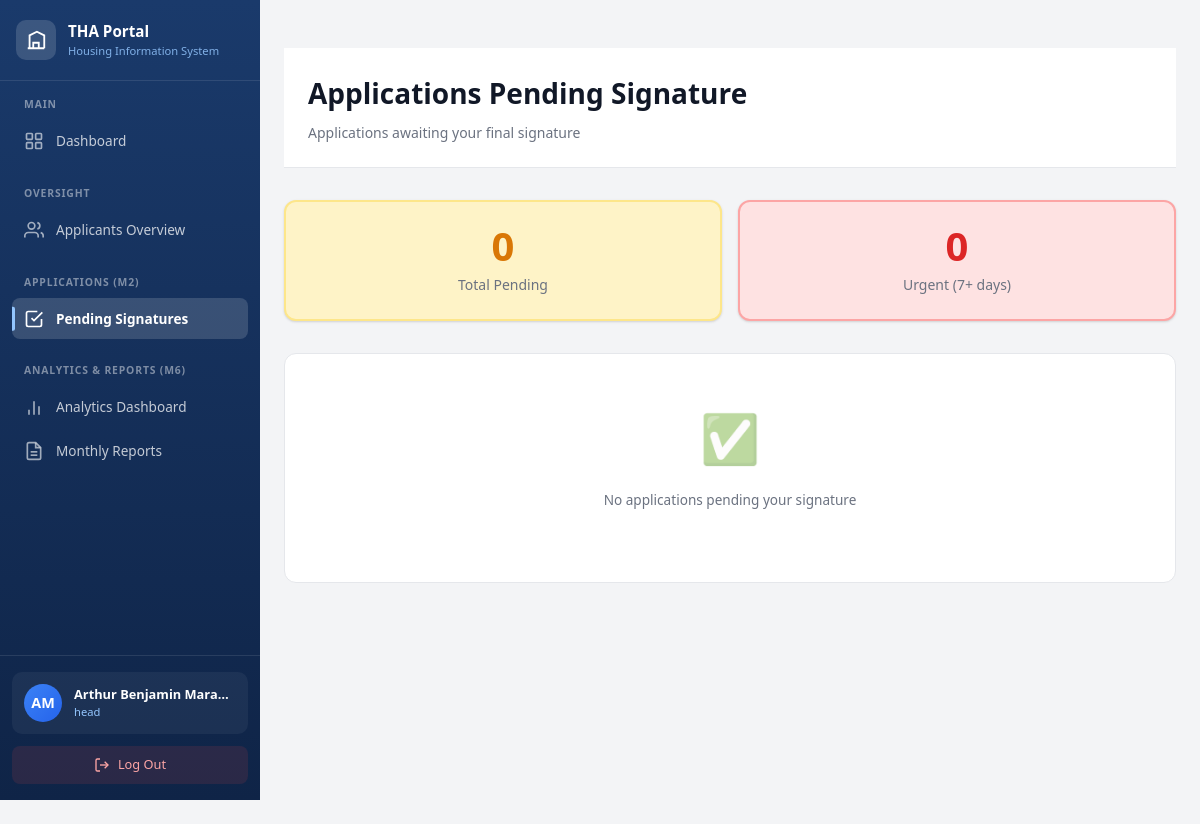
Page /head/applications/pending/ (signed in) on the committed database.
### accounts/models.py (models this page shows, shortened)
class User(AbstractUser):
    POSITION_CHOICES = [
        ('head', 'First Member — Head'),
        ('oic', 'OIC-THA (Officer-in-Charge)'),
        ('second_member', 'Second Member'),
        ('fourth_member', 'Fourth Member'),
        ('fifth_member', 'Fifth Member'),
        ('caretaker', 'Caretaker'),
        ('ronda', 'Ronda (Field Personnel)'),
        ('field', 'Field Personnel'),
    ]
    position = models.CharField(
        max_length=50,
        choices=POSITION_CHOICES,
        blank=True,
        help_text="Staff position in THA organizational structure"
    )
    phone = models.CharField(
        max_length=20,
        blank=True,
        help_text="Contact phone number"
    )
    class Meta:
        verbose_name = 'Staff User'
        verbose_name_plural = 'Staff Users'

### accounts/views.py (the view, shortened to what this page needs)
# urls.py: path('head/applications/pending/', views.head_pending_signature, name='head_pending_sig'),
@login_required
def head_pending_signature(request):
    if request.user.position != 'head':
        messages.error(request, 'Access denied. This view is for the Head position only.')
        return redirect('accounts:dashboard')
    pending_applications = Application.objects.filter(
        status='head_signed'
    ).select_related('applicant', 'form_generated_by').prefetch_related('routing_steps').order_by('created_at')
    pending_apps_list = []
    pending_apps_list.sort(key=lambda x: x['days_pending'], reverse=True)
    total_pending = len(pending_apps_list)
    urgent_count = len([app for app in pending_apps_list if app['days_pending'] >= 7])
    context = {
        'page_title': 'Applications Pending Head Signature',
        'user_position': request.user.position,
        'pending_applications': pending_apps_list,
        'total_pending': total_pending,
        'urgent_count': urgent_count
    }
    return render(request, 'accounts/head/pending_signature.html', context)

### templates/accounts/head/pending_signature.html (shortened to what this page needs)
{% extends 'head_base.html' %}
{% load static %}
{% block nav_head_pending_sig %}active{% endblock %}
{% block content %}
<div class="pending-container">
    <div class="page-header">
        <h1 class="page-title">Applications Pending Signature</h1>
        <p class="page-subtitle">Applications awaiting your final signature</p>
    </div>
    <div class="stats-grid">
        <div class="stat-card warning scroll-animate-scale scroll-delay-1">
            <div class="stat-value amber">{{ total_pending }}</div>
            <div class="stat-label">Total Pending</div>
        </div>
        <div class="stat-card danger scroll-animate-scale scroll-delay-2">
            <div class="stat-value red">{{ urgent_count }}</div>
            <div class="stat-label">Urgent (7+ days)</div>
        </div>
    </div>
    <div class="applications-list">
        {% for app in pending_applications %}
        <div class="application-item {% if app.days_pending >= 7 %}urgent{% elif app.days_pending >= 3 %}warning{% endif %} scroll-animate-left">
            <div class="application-content">
                <div class="application-meta">
                    <span class="application-number">{{ app.application_number }}</span>
                    <span class="badge badge-info">Awaiting Signature</span>
                    {% if app.days_pending >= 7 %}
                        <span class="badge badge-danger">🔴 URGENT</span>
                    {% elif app.days_pending >= 3 %}
                        <span class="badge badge-warning">🟡 PENDING</span>
                    {% endif %}
                </div>
                <p class="application-name">{{ app.applicant_name }}</p>
                <div class="application-details">
                    <span>📅 Received: {{ app.received_date|date:"M d, Y" }}</span>
                    <span>
                        ⏱️ Days Pending:
                        <strong class="{% if app.days_pending >= 7 %}days-pending-urgent{% elif app.days_pending >= 3 %}days-pending-warning{% endif %}">
                            {{ app.days_pending }}
                        </strong>
                    </span>
                    <span>👤 Received by: {{ app.received_by }}</span>
                </div>
            </div>
            <div class="button-group">
                <button class="btn-review">Review & Sign</button>
            </div>
        </div>
        {% empty %}
        <div class="empty-state">
            <div class="empty-state-icon">✅</div>
            <p class="empty-state-text">No applications pending your signature</p>
        </div>
        {% endfor %}
    </div>
</div>
{% endblock %}

### templates/head_base.html (shortened to what this page needs)
{% load static %}
<!DOCTYPE html>
<html lang="en">
<head>
    <link rel="stylesheet" href="{% static 'css/dashboard.css' %}">
</head>
<body>
    <aside class="sidebar" id="sidebar">
        <div class="sidebar-header">
            <div class="sidebar-logo">
                <div class="logo-circle">
                    <svg class="logo-icon" viewBox="0 0 24 24" fill="none" stroke="currentColor" stroke-width="2">
                        <path d="M3 21h18M5 21V7l8-4 8 4v14M9 21v-6h6v6"/>
                    </svg>
                </div>
                <div class="logo-text">
                    <div class="logo-title">THA Portal</div>
                    <div class="logo-subtitle">Housing Information System</div>
                </div>
            </div>
        </div>
        <nav class="sidebar-nav">
            <div class="nav-section">
                <div class="nav-section-title">Main</div>
                <a href="{% url 'accounts:dashboard' %}" class="nav-link {% block nav_dashboard %}{% endblock %}">
                    <svg class="nav-icon" viewBox="0 0 24 24" fill="none" stroke="currentColor" stroke-width="2">
                        <rect x="3" y="3" width="7" height="7" rx="1"/>
                        <rect x="14" y="3" width="7" height="7" rx="1"/>
                        <rect x="14" y="14" width="7" height="7" rx="1"/>
                        <rect x="3" y="14" width="7" height="7" rx="1"/>
                    </svg>
                    <span>Dashboard</span>
                </a>
            </div>
            <div class="nav-section">
                <div class="nav-section-title">Oversight</div>
                <a href="{% url 'accounts:head_applicants' %}" class="nav-link {% block nav_head_applicants %}{% endblock %}">
                    <svg class="nav-icon" viewBox="0 0 24 24" fill="none" stroke="currentColor" stroke-width="2">
                        <path d="M17 21v-2a4 4 0 0 0-4-4H5a4 4 0 0 0-4 4v2"/>
                        <circle cx="9" cy="7" r="4"/>
                        <path d="M23 21v-2a4 4 0 0 0-3-3.87M16 3.13a4 4 0 0 1 0 7.75"/>
                    </svg>
                    <span>Applicants Overview</span>
                </a>
            </div>
            <div class="nav-section">
                <div class="nav-section-title">Applications (M2)</div>
                <a href="{% url 'accounts:head_pending_sig' %}" class="nav-link {% block nav_head_pending_sig %}{% endblock %}">
                    <svg class="nav-icon" viewBox="0 0 24 24" fill="none" stroke="currentColor" stroke-width="2">
                        <path d="M9 11l3 3L22 4"/>
                        <path d="M21 12v7a2 2 0 0 1-2 2H5a2 2 0 0 1-2-2V5a2 2 0 0 1 2-2h11"/>
                    </svg>
                    <span>Pending Signatures</span>
                </a>
            </div>
            <div class="nav-section">
                <div class="nav-section-title">Analytics & Reports (M6)</div>
                <a href="{% url 'accounts:head_analytics' %}" class="nav-link {% block nav_head_analytics %}{% endblock %}">
                    <svg class="nav-icon" viewBox="0 0 24 24" fill="none" stroke="currentColor" stroke-width="2">
                        <line x1="18" y1="20" x2="18" y2="10"/>
                        <line x1="12" y1="20" x2="12" y2="4"/>
                        <line x1="6" y1="20" x2="6" y2="14"/>
                    </svg>
                    <span>Analytics Dashboard</span>
                </a>
                <a href="{% url 'accounts:head_reports' %}" class="nav-link {% block nav_head_reports %}{% endblock %}">
                    <svg class="nav-icon" viewBox="0 0 24 24" fill="none" stroke="currentColor" stroke-width="2">
                        <path d="M14 2H6a2 2 0 0 0-2 2v16a2 2 0 0 0 2 2h12a2 2 0 0 0 2-2V8z"/>
                        <polyline points="14 2 14 8 20 8"/>
                        <line x1="16" y1="13" x2="8" y2="13"/>
                        <line x1="16" y1="17" x2="8" y2="17"/>
                    </svg>
                    <span>Monthly Reports</span>
                </a>
            </div>
        </nav>
        <div class="sidebar-footer">
            <div class="user-info">
                <div class="user-avatar">
                    {% if user.first_name %}
                        {{ user.first_name|first }}{{ user.last_name|first }}
                    {% else %}
                        {{ user.username|first|upper }}
                    {% endif %}
                </div>
                <div class="user-details">
                    <div class="user-name">{{ user.get_full_name|default:user.username }}</div>
                    <div class="user-role">{{ user.position|default:"Staff" }}</div>
                </div>
            </div>
            <a href="{% url 'accounts:logout' %}" class="logout-btn">
                <svg viewBox="0 0 24 24" fill="none" stroke="currentColor" stroke-width="2">
                    <path d="M9 21H5a2 2 0 0 1-2-2V5a2 2 0 0 1 2-2h4"/>
                    <polyline points="16 17 21 12 16 7"/>
                    <line x1="21" y1="12" x2="9" y2="12"/>
                </svg>
                <span>Log Out</span>
            </a>
        </div>
    </aside>
    <button class="mobile-menu-toggle" id="mobileMenuToggle" aria-label="Toggle menu">
    </button>
    <main class="main-content">
        {% block content %}{% endblock %}
    </main>
</body>
</html>

### templates/accounts/head/pending_signature.html (style rules this page uses)
.pending-container { padding: 1.5rem; max-width: 100%; }
.page-header { background: white; border-bottom: 1px solid #e5e7eb; padding: 1.5rem; margin-bottom: 2rem; }
.page-title { margin: 0 0 0.5rem; font-size: 1.75rem; font-weight: 700; color: #111827; }
.page-subtitle { margin: 0; font-size: 0.875rem; color: #6b7280; }
.stats-grid { display: grid; grid-template-columns: repeat(auto-fit, minmax(200px, 1fr)); gap: 1rem; margin-bottom: 2rem; }
.stat-card { background: white; border: 2px solid #e5e7eb; border-radius: 12px; padding: 1.5rem; text-align: center; transition: all 150ms ease; }
.stat-card.warning { border-color: #fde68a; background: #fef3c7; }
.stat-card.danger { border-color: #fca5a5; background: #fee2e2; }
.stat-value { font-size: 2.5rem; font-weight: 700; margin-bottom: 0.5rem; }
.stat-value.amber { color: #d97706; }
.stat-value.red { color: #dc2626; }
.stat-label { font-size: 0.875rem; color: #6b7280; font-weight: 500; }
.applications-list { display: flex; flex-direction: column; gap: 0.75rem; }
.empty-state { text-align: center; padding: 3rem 2rem; background: white; border-radius: 12px; border: 1px solid #e5e7eb; }
.empty-state-icon { font-size: 3rem; margin-bottom: 1rem; opacity: 0.5; }
.empty-state-text { font-size: 1rem; color: #6b7280; margin: 0; }
.scroll-animate-scale { animation: scale 0.6s ease-out forwards; }
.scroll-delay-1 { animation-delay: 0.1s; }
.scroll-delay-2 { animation-delay: 0.2s; }

### rows in the picture
User: first_name|first "A", last_name|first "M", get_full_name "Arthur Benjamin Mara…", position "head"

### other values in the picture
{{ total_pending }} "0"
{{ urgent_count }} "0"
